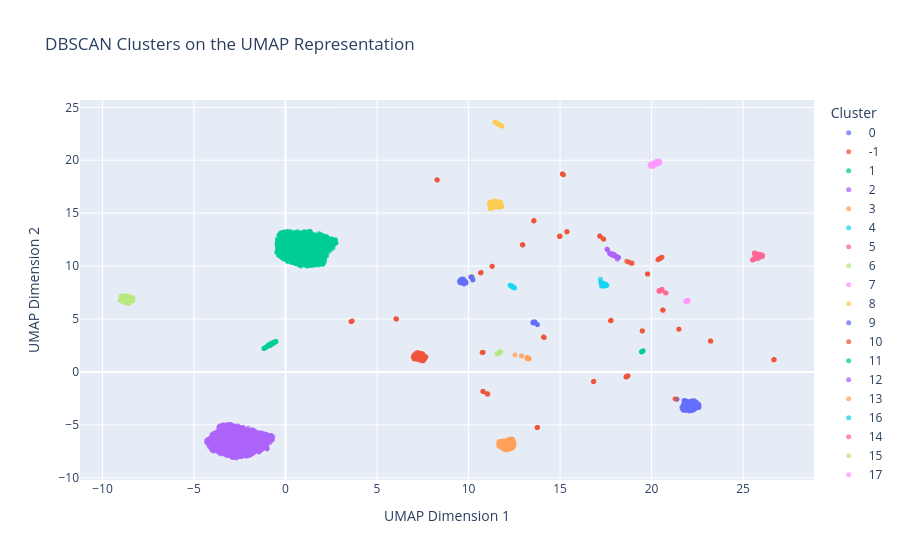

Write notebook code for a chart like this one.
### Markdown cell above
## Visualize and Save the UMAP DBSCAN Clusters

### Code cell
# This makes Plotly display each cluster as a separate category
umap_clusters["cluster_label"] = (
    umap_clusters["cluster"]
    .astype(str)
)

# Save clustering results
umap_clusters[
    ["patientunitstayid", "umap_1", "umap_2", "cluster"]
].to_csv(
    RESULTS_DIR / "umap_dbscan_clusters.csv",
    index=False
)

# Create interactive UMAP cluster plot
fig = px.scatter(
    umap_clusters,
    x="umap_1",
    y="umap_2",
    color="cluster_label",
    hover_data=["patientunitstayid"],
    title="DBSCAN Clusters on the UMAP Representation",
    labels={
        "umap_1": "UMAP Dimension 1",
        "umap_2": "UMAP Dimension 2",
        "cluster_label": "Cluster"
    }
)

# Improve marker visibility
fig.update_traces(
    marker=dict(
        size=5,
        opacity=0.75
    )
)

fig.update_layout(
    legend_title_text="Cluster"
)

# Display the plot
fig.show()

# Save interactive plot
fig.write_html(
    PLOTS_DIR / "umap_dbscan.html"
)

print("UMAP DBSCAN results saved as: umap_dbscan_clusters.csv")
print("UMAP DBSCAN plot saved as: umap_dbscan.html")
